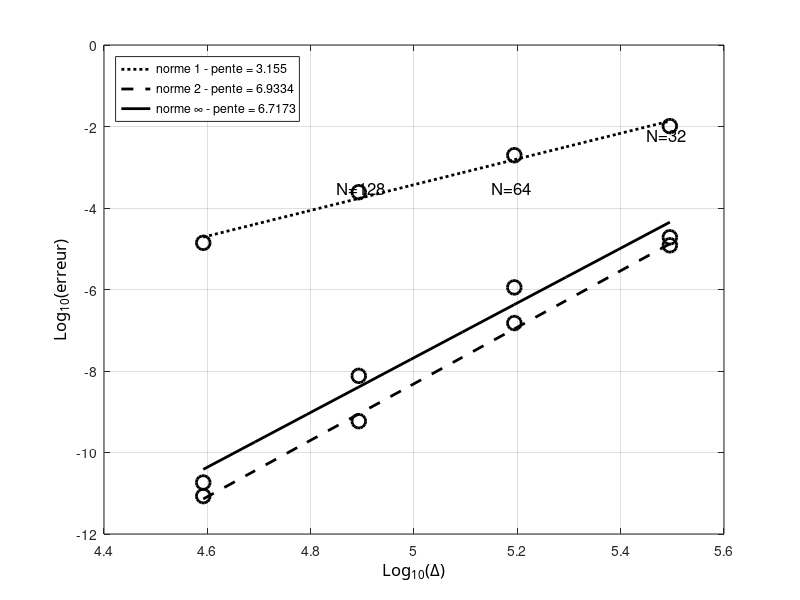

The MATLAB source for this figure:
clc; clear all; close all;

radius=6371220;
N=[32 64 128 256];
dx=2*pi*radius./(4*N);

e1=[3.4013e-4 1.8727e-5 1.0394e-6 5.1235e-7];
e2=[5.0150e-4 3.9000e-5 1.8943e-6 4.7288e-7];
e3=[1.8541e-3 1.9349e-4 1.2732e-5 7.3839e-7];

e1=[1.0220e-2 1.9720e-3 2.4415e-4 1.3996e-5];
e2=[1.2153e-5 1.5016e-7 5.8722e-10 8.5125e-12];
e3=[1.9082e-5 1.1257e-6 7.6073e-9 1.8352e-11];

% e1=[2.2494e-2 1.0764e-3 4.7943e-5];
% e2=[4.3922e-2 2.4775e-3 8.7464e-5];
% e3=[2.0509e-1 1.7295e-2 6.2330e-4];

ldx=log10(dx);
le1=log10(e1);
le2=log10(e2);
le3=log10(e3);

%% plot 1
figure(11); 
%% curve 1
hl1=plot(ldx,le1,'ok');
set(hl1,'LineWidth',2.0);
set(hl1,'MarkerSize',10);
%set(hl1,'MarkerFaceColor','m');
%set(hl1,'MarkerEdgeColor','k');

hold on;
[a1,b1]=polyfit(ldx,le1,1);
tt=linspace(min(ldx),max(ldx),10);
lsq1=a1(2)+a1(1)*tt;
%a1=[3.8523 -35.1389]; lsq1=a1(2)+a1(1)*tt;
% %% courbes...
%hlf1=plot(tt,lsq1,'-r');
hlf1=plot(tt,lsq1,':k');
set(hlf1,'LineWidth',2.0);


%% curve 2
hl2=plot(ldx,le2,'ok');
set(hl2,'LineWidth',2.0);
set(hl2,'MarkerSize',10);
%set(hl2,'MarkerFaceColor','b');
%set(hl2,'MarkerEdgeColor','k');

hold on;
[a2,b1]=polyfit(ldx,le2,1);
tt=linspace(min(ldx),max(ldx),10);
lsq1=a2(2)+a2(1)*tt;
%a2=[3.8805 -35.1747]; lsq1=a2(2)+a2(1)*tt;
% %% courbes...
%hlf2=plot(tt,lsq1,'-b');
hlf2=plot(tt,lsq1,'--k');
set(hlf2,'LineWidth',2.0);

%% curve 3
hl3=plot(ldx,le3,'ok');
set(hl3,'LineWidth',2.0);
set(hl3,'MarkerSize',10);
%set(hl3,'MarkerFaceColor','r');
%set(hl3,'MarkerEdgeColor','k');

hold on;
[a3,b1]=polyfit(ldx,le3,1);
tt=linspace(min(ldx),max(ldx),10);
lsq1=a3(2)+a3(1)*tt;
%a3=[3.9806 -35.3017]; lsq1=a3(2)+a3(1)*tt;
% %% courbes...
%hlf3=plot(tt,lsq1,'-g');
hlf3=plot(tt,lsq1,'-k');
set(hlf3,'LineWidth',2.0);

ha=gca;
xa=get(gca,'Xlabel');
set(ha,'Xgrid','on');
set(xa,'String','Log_{10}(\Delta)');
set (xa,'FontName','Calibri');
set(xa,'FontSize',12);

% ylabel
ha=gca;
ya=get(gca,'Ylabel');
set(ha,'Ygrid','on');
set(ya,'String','Log_{10}(erreur)');
set (ya,'FontName','Calibri');
set(ya,'FontSize',12);

%% legend
legend([hlf1,hlf2,hlf3],{['norme 1 - pente = ' num2str(a1(1))],['norme 2 - pente = ' num2str(a2(1))],['norme \infty - pente = ' num2str(a3(1))]},'Location','NorthWest')

%% texte
% ht=text('Position',[4.6, -6.8,0],'String','N=256');
% set(ht,'FontSize',12);
ht=text('Position',[4.85, -3.5,0],'String','N=128');
set(ht,'FontSize',12);
ht=text('Position',[5.15,-3.5,0],'String','N=64');
set(ht,'FontSize',12);
ht=text('Position',[5.45,-2.2,0],'String','N=32');
set(ht,'FontSize',12);